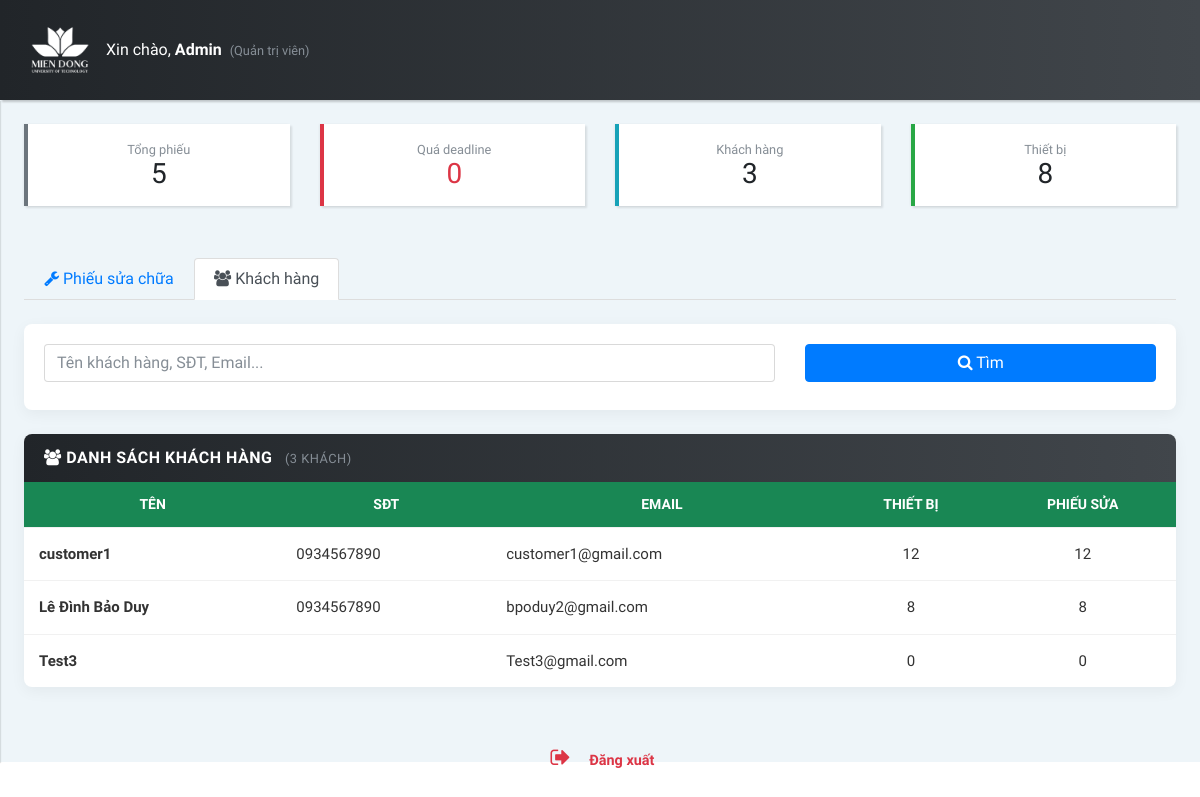
The page /frontend/admin/tracuu_admin.php?tab=customers (signed in) on the database as committed earlier.
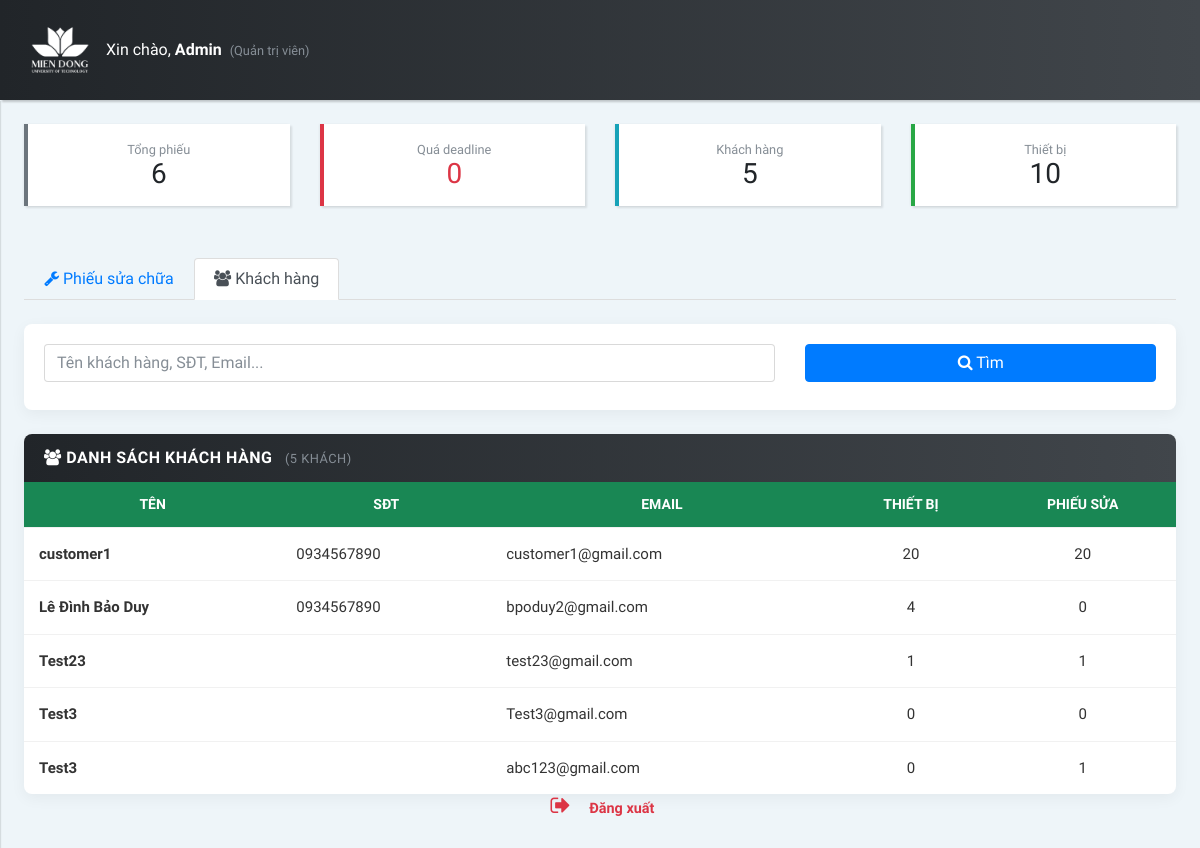
The same page on the database as committed later.
### tables this page shows
CREATE TABLE `customers` (
  `id` int(11) NOT NULL,
  `name` varchar(150) NOT NULL,
  `phone` varchar(50) DEFAULT NULL,
  `email` varchar(150) NOT NULL,
  `password` varchar(255) NOT NULL,
  `address` text DEFAULT NULL,
  `created_at` timestamp NOT NULL DEFAULT current_timestamp(),
  `updated_at` timestamp NOT NULL DEFAULT current_timestamp() ON UPDATE current_timestamp()
);

### frontend/admin/tracuu_admin.php (the view, shortened to what the changed rows need)
<?php
require_once "../../backend/config/database.php";
$today         = date('Y-m-d');
$stats = mysqli_fetch_assoc(mysqli_query($conn,
    "SELECT
        COUNT(*) as total,
        SUM(status='pending') as pending,
        SUM(status='repairing') as repairing,
        SUM(status='completed') as completed,
        SUM(due_date < '$today' AND status NOT IN ('completed','cancelled')) as overdue
     FROM repair_tickets"));
$total_customers = mysqli_fetch_assoc(mysqli_query($conn, "SELECT COUNT(*) as n FROM customers"))['n'];
$total_devices   = mysqli_fetch_assoc(mysqli_query($conn, "SELECT COUNT(*) as n FROM devices"))['n'];
$staff_list = mysqli_fetch_all(mysqli_query($conn,
    "SELECT id, name, role FROM users WHERE role IN ('staff','manager') ORDER BY name"), MYSQLI_ASSOC);
$tab = $_GET['tab'] ?? 'tickets';
$search       = trim($_GET['q'] ?? '');
$filter_status= $_GET['status'] ?? 'all';
$filter_staff = intval($_GET['staff_id'] ?? 0);
$ticket_results = [];
$cust_results = [];
if ($tab === 'customers') {
    $q = "%".trim($_GET['q']??'')."%";
    $stmt2 = mysqli_prepare($conn,
        "SELECT c.id, c.name, c.phone, c.email,
                COUNT(d.id) as device_count,
                COUNT(rt.id) as ticket_count
         FROM customers c
         LEFT JOIN devices d ON d.customer_id = c.id
         LEFT JOIN repair_tickets rt ON rt.customer_id = c.id
         WHERE c.name LIKE ? OR c.phone LIKE ? OR c.email LIKE ?
         GROUP BY c.id ORDER BY c.name");
    mysqli_stmt_bind_param($stmt2,"sss",$q,$q,$q);
    mysqli_stmt_execute($stmt2);
    $cust_results=mysqli_fetch_all(mysqli_stmt_get_result($stmt2),MYSQLI_ASSOC);
}
?>
<!DOCTYPE html>
<html lang="vi">
<head>
    <link rel="stylesheet" href="css/bootstrap.min.css">
    <link rel="stylesheet" href="font-awesome-4.7.0/css/font-awesome.min.css">
    <link rel="stylesheet" href="css/style.default.css">
    <link rel="stylesheet" href="css/style.css">
</head>
<body>
<div class="page-content d-flex align-items-stretch">
    <div class="content-inner w-100 p-4">
        <div class="row mb-4">
            <div class="col-6 col-md mb-2">
                <div class="card p-3 text-center" style="border-left:4px solid #6c757d;">
                    <small class="text-muted">Tổng phiếu</small>
                    <h3 class="mb-0"><?= intval($stats['total']) ?></h3>
                </div>
            </div>
            <div class="col-6 col-md mb-2">
                <div class="card p-3 text-center" style="border-left:4px solid #17a2b8;">
                    <small class="text-muted">Khách hàng</small>
                    <h3 class="mb-0"><?= intval($total_customers) ?></h3>
                </div>
            </div>
            <div class="col-6 col-md mb-2">
                <div class="card p-3 text-center" style="border-left:4px solid #28a745;">
                    <small class="text-muted">Thiết bị</small>
                    <h3 class="mb-0"><?= intval($total_devices) ?></h3>
                </div>
            </div>
        </div>
        <?php if ($tab === 'tickets'): ?>
        <div class="card card-idt-main mb-4">
            <div class="card-body">
                <form method="GET" class="row align-items-end">
                    <input type="hidden" name="tab" value="tickets">
                    <div class="col-md-3 mb-2">
                        <label class="small font-weight-bold">Tìm kiếm</label>
                        <input type="text" name="q" class="form-control" placeholder="Mã phiếu, Serial, Tên thiết bị, KH..." value="<?= htmlspecialchars($search) ?>">
                    </div>
                    <div class="col-md-3 mb-2">
                        <label class="small font-weight-bold">Trạng thái</label>
                        <select name="status" class="form-control">
                            <option value="all"       <?= $filter_status==='all'?'selected':''?>>Tất cả</option>
                            <option value="pending"   <?= $filter_status==='pending'?'selected':''?>>Chờ xử lý</option>
                            <option value="repairing" <?= $filter_status==='repairing'?'selected':''?>>Đang sửa</option>
                            <option value="completed" <?= $filter_status==='completed'?'selected':''?>>Hoàn thành</option>
                            <option value="overdue"   <?= $filter_status==='overdue'?'selected':''?>>⚠ Quá deadline</option>
                        </select>
                    </div>
                    <div class="col-md-3 mb-2">
                        <label class="small font-weight-bold">Nhân viên</label>
                        <select name="staff_id" class="form-control">
                            <option value="0">-- Tất cả --</option>
                            <?php foreach($staff_list as $s): ?>
                            <option value="<?= $s['id'] ?>" <?= $filter_staff==$s['id']?'selected':'' ?>>
                                <?= htmlspecialchars($s['name']) ?>
                            </option>
                            <?php endforeach; ?>
                        </select>
                    </div>
                    <div class="col-md-3 mb-2">
                        <button type="submit" class="btn btn-primary btn-block"><i class="fa fa-search"></i> Lọc</button>
                    </div>
                </form>
            </div>
        </div>
        <div class="card card-idt-main">
            <div class="card-header-idt">
                <h4 class="title-idt"><i class="fa fa-list"></i> Phiếu sửa chữa <small class="text-muted ml-2">(<?= count($ticket_results) ?> phiếu)</small></h4>
            </div>
            <div class="card-body no-padding">
                <div class="table-responsive">
                    <table class="table idt-table-report table-hover mb-0">
                        <thead>
                            <tr>
                                <th>Mã phiếu</th><th>Thiết bị</th><th>Khách hàng</th>
                                <th>Nhân viên</th><th>Tiến độ</th>
                                <th class="text-center">Deadline</th><th class="text-center">Trạng thái</th>
                            </tr>
                        </thead>
                        <tbody>
                        <?php if(empty($ticket_results)): ?>
                            <tr><td colspan="7" class="text-center text-muted py-4">Không có phiếu nào.</td></tr>
                        <?php else: foreach($ticket_results as $r):
                            $badge='badge-secondary';$label='Chờ xử lý';
                            if($r['status']==='repairing'){$badge='badge-info';$label='Đang sửa';}
                            if($r['status']==='completed'){$badge='badge-success';$label='Hoàn thành';}
                            if($r['status']==='cancelled'){$badge='badge-danger';$label='Đã hủy';}
                            $dh='<span class="text-muted">—</span>';
                            if($r['due_date']){
                                $diff=(int)(new DateTime($today))->diff(new DateTime($r['due_date']))->format('%r%a');
                                $fmt=(new DateTime($r['due_date']))->format('d/m/Y');
                                if($diff<0&&!in_array($r['status'],['completed','cancelled']))
                                    $dh="<span class='badge badge-danger p-1'>⚠ Quá ".abs($diff)." ngày<br>$fmt</span>";
                                elseif($diff<=2) $dh="<span class='badge badge-warning p-1'>🔔 Còn $diff ngày<br>$fmt</span>";
                                else $dh="<small class='text-success'>$fmt<br>(còn $diff ngày)</small>";
                            }
                            $bar=intval($r['progress']);
                            $bc=$bar>=90?'bg-success':($bar<30?'bg-danger':'bg-info');
                        ?>
                            <tr>
                                <td><strong>#RT-<?= $r['id'] ?></strong></td>
                                <td><?= htmlspecialchars($r['device_name']) ?><br><small class="text-muted">S/N: <?= htmlspecialchars($r['serial_number']??'—') ?></small></td>
                                <td><?= htmlspecialchars($r['customer_name']) ?><br><small class="text-muted"><?= htmlspecialchars($r['phone']) ?></small></td>
                                <td><?= $r['staff_name']?htmlspecialchars($r['staff_name']):'<span class="text-muted">Chưa giao</span>' ?></td>
                                <td class="align-middle">
                                    <div class="progress" style="height:8px;margin-bottom:3px;"><div class="progress-bar <?= $bc ?>" style="width:<?= $bar ?>%"></div></div>
                                    <small class="font-weight-bold"><?= $bar ?>%</small>
                                </td>
                                <td class="text-center"><?= $dh ?></td>
                                <td class="text-center"><span class="badge <?= $badge ?> p-2"><?= $label ?></span></td>
                            </tr>
                        <?php endforeach; endif; ?>
                        </tbody>
                    </table>
                </div>
            </div>
        </div>
        <?php elseif($tab === 'customers'): ?>
        <div class="card card-idt-main mb-4">
            <div class="card-body">
                <form method="GET" class="row align-items-end">
                    <div class="col-md-8 mb-2">
                        <input type="text" name="q" class="form-control" placeholder="Tên khách hàng, SĐT, Email..." value="<?= htmlspecialchars(trim($_GET['q']??'')) ?>">
                    </div>
                    <div class="col-md-4 mb-2">
                        <button type="submit" class="btn btn-primary btn-block"><i class="fa fa-search"></i> Tìm</button>
                    </div>
                </form>
            </div>
        </div>
        <div class="card card-idt-main">
            <div class="card-header-idt">
                <h4 class="title-idt"><i class="fa fa-users"></i> Danh sách khách hàng <small class="text-muted ml-2">(<?= count($cust_results) ?> khách)</small></h4>
            </div>
            <div class="card-body no-padding">
                <div class="table-responsive">
                    <table class="table idt-table-report table-hover mb-0">
                        <thead>
                            <tr><th>Tên</th><th>SĐT</th><th>Email</th><th class="text-center">Thiết bị</th><th class="text-center">Phiếu sửa</th></tr>
                        </thead>
                        <tbody>
                        <?php if(empty($cust_results)): ?>
                            <tr><td colspan="5" class="text-center text-muted py-4">Không tìm thấy khách hàng.</td></tr>
                        <?php else: foreach($cust_results as $c): ?>
                            <tr>
                                <td><strong><?= htmlspecialchars($c['name']) ?></strong></td>
                                <td><?= htmlspecialchars($c['phone']??'—') ?></td>
                                <td><?= htmlspecialchars($c['email']??'—') ?></td>
                                <td class="text-center"><?= $c['device_count'] ?></td>
                                <td class="text-center"><?= $c['ticket_count'] ?></td>
                            </tr>
                        <?php endforeach; endif; ?>
                        </tbody>
                    </table>
                </div>
            </div>
        </div>
        <?php endif; ?>
    </div>
</div>
</body>
</html>

Rows that differ between the two databases and show on the page:
computed for customers "customer1": device_count "12" → "20"; ticket_count "12" → "20"
computed for customers "Lê Đình Bảo Duy": device_count "8" → "4"; ticket_count "8" → "0"
added customers: name "Test23", email "test23@gmail.com", device_count "1", ticket_count "1"
added customers: name "Test3", email "abc123@gmail.com", device_count "0", ticket_count "1"
Other text that changed with them:
$stats['total']: "5" → "6"
$total_customers: "3" → "5"
$total_devices: "8" → "10"
count($cust_results): "3" → "5"
